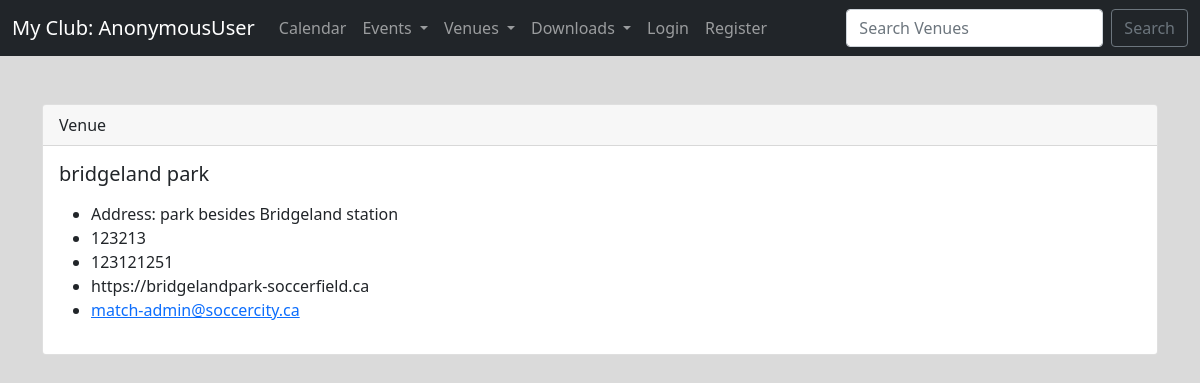
Page /show_venue/1/ on the earlier database version.
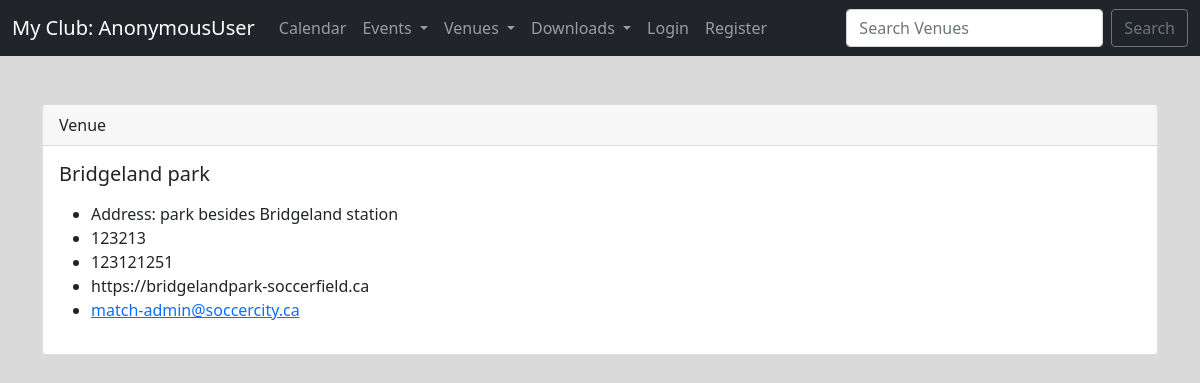
Same page on the later database version.
### events/models.py (models this page shows)
class Venue(models.Model):
    name            = models.CharField('Venue Name', max_length=120)
    address         = models.CharField(max_length=300)
    zip_code        = models.CharField('Zip Code', max_length=12)
    phone           = models.CharField('Contact Phone', max_length=25, blank=True)
    web             = models.URLField('Website Address', blank=True)
    email_address   = models.EmailField('Email', blank=True)
    owner           = models.IntegerField('Venue Owner', blank=False, default=1)     # associates with user_id
    def __str__(self):
        return self.name

### events/views.py (the view)
# urls.py: path('show_venue/<venue_id>/', views.show_venue, name='show-venue'),
def show_venue(request, venue_id):
    venue = Venue.objects.get(pk=venue_id)
    return render(request, 'events/show_venue.html',
                  {'venue': venue})

### events/templates/events/show_venue.html (shortened to what this page needs)
{% extends 'base.html' %}
{% block content %}
    <br>
    <div class="card">
        <div class="card-header">
          Venue
        </div>
        <div class="card-body">
            <h5 class="card-title">{{ venue }}</h5>
            <p class="card-text">
            <ul>
                <li>Address: {{ venue.address }}</li>
                <li>{{ venue.zip_code }}</li>
                <li>{{ venue.phone }}</li>
                <li>{{ venue.web }}</li>
                <li><a href="{{ venue.web }}">{{ venue.email_address }}</a>
            </ul>
{% endblock %}

Differences in the rows shown:
changed Venue "park besides Bridgeland station": name "bridgeland park" → "Bridgeland park"
